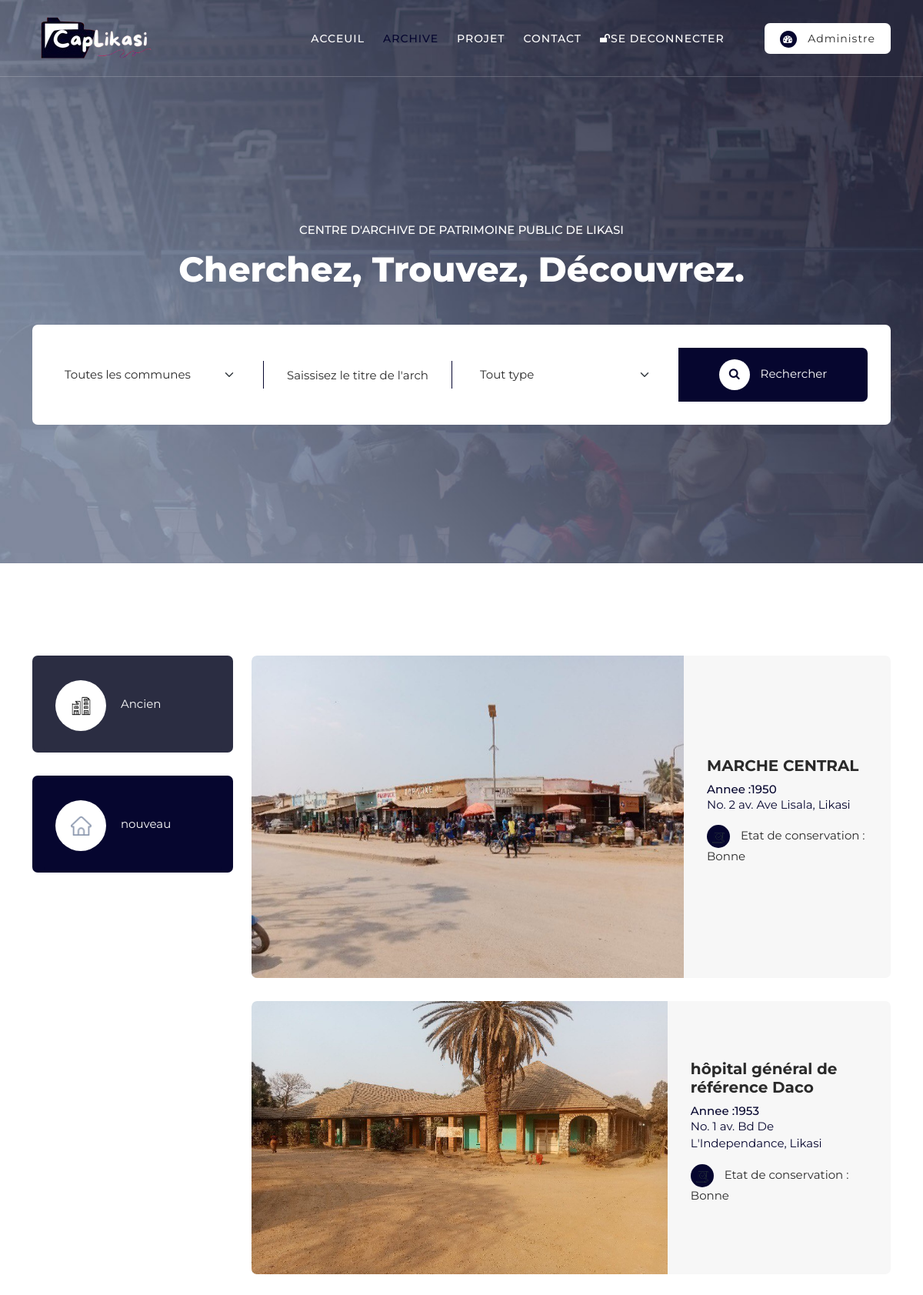
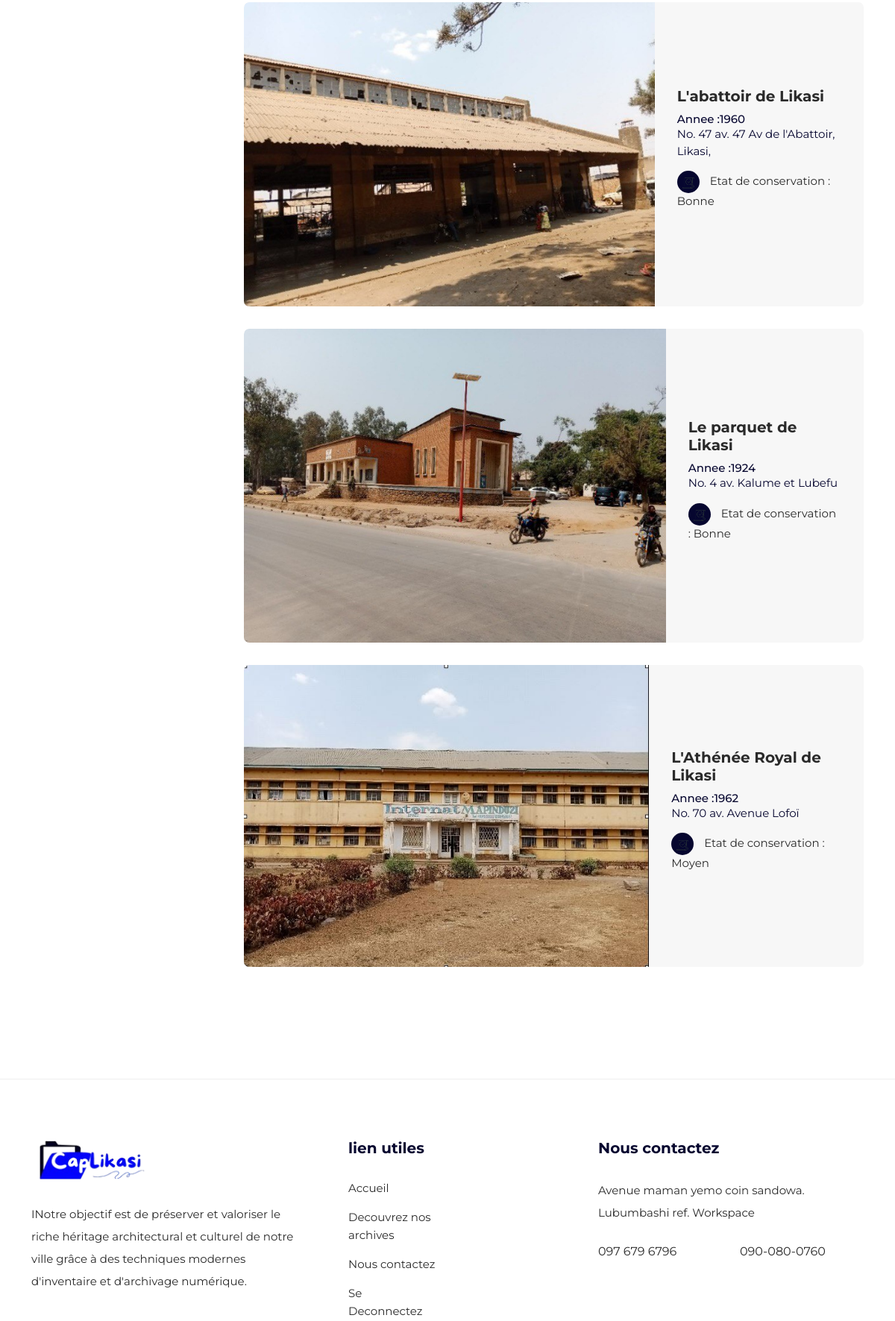
The app's page /archive-liste/ (signed in, upper part) with its own data (2 pictures, top to bottom).
### archive_app/models.py (models this page shows, shortened)
class Archive(models.Model):
    titre = models.CharField(max_length=100)
    date_creation = models.DateField(auto_now_add=True)
    archiviste = models.ForeignKey(Archivist, on_delete=models.CASCADE)
    historique = models.TextField(blank=True, null=True)
    patrimoine = models.OneToOneField(Patrimoine, on_delete=models.CASCADE)
    def get_absolute_url(self):
        return reverse("main_app:archive_detail", kwargs={"pk": self.pk})

class Patrimoine(models.Model):
    avenue = models.CharField(max_length=200)
    numero = models.IntegerField()
    commune = models.CharField(max_length=10, choices=COMMUNE_LIKASI)
    annee_construction = models.IntegerField(
        verbose_name="annee de construction", validators=[MinValueValidator(1700)], blank=True, null=True)
    architecte = models.CharField(max_length=100, blank=True, null=True)
    etat_conservation = models.CharField(max_length=15, choices=ETAT)
    affectation_actuel = models.CharField(max_length=200, blank=True, null=True )
    observation = models.CharField(max_length=200, default="aucunne obeservation", blank=True, null=True)
    type_construction = models.CharField(max_length=20, choices=TYPE_CONTRUCTION, blank=True, null=True)
    image = models.ImageField(upload_to="patrimoine/", blank=True, null=True)

### main_app/views.py (the view)
# urls.py: path('archive-liste/', tout_archive, name='tout_archive'),
@login_required(login_url='main_app:login_client')
def tout_archive(request):
    client = Client.objects.filter(user=request.user)
    archivist = Archivist.objects.filter(user=request.user)
    archives_a = Archive.objects.filter(patrimoine__type_construction="Ancienement")
    archives_n = Archive.objects.filter(patrimoine__type_construction="Nouvellement")
    is_archiviste = False
    search_form = Reseach_form()
    if client:
        user = client
    else:
        user = archivist
        is_archiviste = True
    context = {
        'user': user,
        'archive_a': archives_a,
        'archive_n': archives_n,
        'is_archiviste': is_archiviste,
        'search_form': search_form,
        'page_ac': "Archive"
    }
    return render(request, "all_archive.html", context)

### archive_app/forms.py
class Reseach_form(forms.Form):
    commune = forms.ChoiceField(choices=COMMUNE_LIKASI_S, widget=forms.Select(
        attrs={
            'class': 'form-select',
            'name': 'erea',
            'aria-label': "Area",
            'id': "chooseCategory",
            'onchange': "this.form.click()"
        }), required=False)
    type = forms.ChoiceField(choices=TYPE, widget=forms.Select(
        attrs={
            'class': 'form-select',
            'name': "price",
            'aria-label': "Tout type",
            'id':"chooseCategory",
            'onchange': "this.form.click()"
        }), required=False)
    titre = forms.CharField(widget=forms.TextInput(
        attrs={
            'type': "address",
            'name': "address",
            'class': "searchText",
            'placeholder': "Saissisez le titre de l'archive"
        }), required=False)

### main_app/templates/all_archive.html (shortened to what this page needs)
{% extends 'base.html' %}
{% load static %}
{% block bannier %}
  <div class="main-banner">
    <div class="container">
      <div class="row">
        <div class="col-lg-12">
          <div class="top-text header-text">
            <h6>Centre D'archive De patrimoine public de likasi</h6>
            <h2>Cherchez, trouvez, découvrez.</h2>
          </div>
        </div>
        <div class="col-lg-12">
          <form id="search-form" name="gs" method="get" role="search" action="{% url 'main_app:recherche_archive' %}">
            <div class="row">
              <div class="col-lg-3 align-self-center">
                  <fieldset>
                      {{ search_form.commune }}
                  </fieldset>
              </div>
              <div class="col-lg-3 align-self-center">
                  <fieldset>
                      {{ search_form.titre }}
                  </fieldset>
              </div>
              <div class="col-lg-3 align-self-center">
                  <fieldset>
                      {{ search_form.type }}
                  </fieldset>
              </div>
              <div class="col-lg-3">
                  <fieldset>
                      <button class="main-button"><i class="fa fa-search"></i> Rechercher </button>
                  </fieldset>
              </div>
            </div>
          </form>
        </div>
      </div>
    </div>
  </div>
{% endblock %}
{% block main_content %}
  <div class="listing-page">
    <div class="container">
      <div class="row">
        <div class="col-lg-12">
          <div class="naccs">
            <div class="grid">
              <div class="row">
                <div class="col-lg-3">
                  <div class="menu">
                    <div class="first-thumb active">
                      <div class="thumb">
                        <span class="icon"><img src="{% static 'images/search-icon-01.png' %}" alt=""></span>
                        Ancien
                      </div>
                    </div>
                    <div>
                      <div class="thumb">
                        <span class="icon"><img src="{% static 'images/search-icon-02.png' %}" alt=""></span>
                        nouveau
                      </div>
                    </div>
                  </div>
                </div>
                <div class="col-lg-9">
                  <ul class="nacc">
                    <li class="active">
                      <div>
                        <div class="col-lg-12">
                          <div class="owl-carousel owl-listing">
                                <div class="item">
                                  <div class="row">
                                    {% for aa in archive_a %}
                                    {% if aa.patrimoine.image %}
                                    <div class="col-lg-12">
                                      <div class="listing-item">
                                        <div class="left-image">
                                          <a href="#"><img src="{{ aa.patrimoine.image.url }}" alt=""></a>
                                        </div>
                                        <div class="right-content align-self-center">
                                          <h4>{{ aa.titre }}</h4>
                                          <h6>Annee :{{ aa.patrimoine.annee_construction }}</h6>
                                          <span class="details">No. {{ aa.patrimoine.numero }} av. {{ aa.patrimoine.avenue }}</span>
                                          <span class="price"><div class="icon"><img src="{% static 'images/listing-icon-heading.png' %}" alt=""></div> Etat de conservation : {{ aa.patrimoine.etat_conservation }}</span>
                                        </div>
                                      </div>
                                    </div>
                                    {% endif %}
                                    {% empty %}
                                      <div class="card justify-content-center align-content-center">
                                        <p class="text-center">Aucune archive n'est disponible pour le moment</p>
                                      </div>
                                    {% endfor %}
                                  </div>
                                </div>
                          </div>
                        </div>
                      </div>
                    </li>
                  </ul>
                </div>
              </div>
            </div>
          </div>
        </div>
      </div>
    </div>
  </div>
{% endblock %}

### templates/base.html (shortened to what this page needs)
{% load static %}
<!DOCTYPE html>
<html lang="fr">
  <head>
    <link href="{% static 'vendor/bootstrap/css/bootstrap.min.css' %}" rel="stylesheet">
    <link rel="stylesheet" href="{% static "css/fontawesome.css" %}">
    <link rel="stylesheet" href="{% static "css/templatemo-plot-listing.css" %}">
    <link rel="stylesheet" href="{% static "css/animated.css" %}">
    <link rel="stylesheet" href="{% static "css/owl.css" %}">
  </head>
<body>
  <header class="header-area header-sticky wow slideInDown" data-wow-duration="0.75s" data-wow-delay="0s">
    <div class="container">
      <div class="row">
        <div class="col-12">
          <nav class="main-nav">
            <a href="{% url 'main_app:home' %}" class="logo">
            </a>
            <ul class="nav">
              <li><a href="{% url "main_app:home" %}" class="{% if page_ac == "Accueil" %}active{% endif %}">Acceuil</a></li>
              <li><a href="{% url 'main_app:tout_archive' %}" class="{% if page_ac == "Archive" %}active{% endif %}">Archive</a></li>
              <li><a href="{% url 'main_app:projets' %}" class="{% if page_ac == "Projet" %}active{% endif %}">Projet</a></li>
              <li><a href="{% url 'main_app:contact' %}" class="{% if page_ac == "Contact" %}active{% endif %}">Contact</a></li>
              <li><a href="{% url 'main_app:logout_client' %}"><i class="fa fa-unlock"></i>Se deconnecter</a></li>
              {% if is_archiviste %}
              <li><div class="main-white-button"><a href="{% url 'archive_app:dashboard' %}"><i class="fa fa-dashboard"></i> Administre </a></div></li>
              {% endif %}
            </ul>
          </nav>
        </div>
      </div>
    </div>
  </header>
{% block bannier %}{% endblock %}
{% block main_content %}{% endblock %}
{% include 'footer_main.html' %}
</body>
</html>

### templates/footer_main.html (shortened to what this page needs)
{% load static %}
<footer id="footer">
    <div class="container">
      <div class="row">
        <div class="col-lg-4">
          <div class="about">
            <div class="logo">
              <img src="{% static 'images/black-logo.png' %}" alt="Plot Listing">
            </div>
            <p>INotre objectif est de préserver et valoriser le riche héritage architectural et culturel de notre ville grâce à des techniques modernes d'inventaire et d'archivage numérique.</p>
          </div>
        </div>
        <div class="col-lg-4">
          <div class="helpful-links">
            <h4>lien utiles</h4>
            <div class="row">
              <div class="col-lg-6 col-sm-6">
                <ul>
                  <li><a href="{% url 'main_app:home' %}">Accueil</a></li>
                  <li><a href="#">Decouvrez nos archives</a></li>
                  <li><a href="#">Nous contactez</a></li>
                  <li><a href="{% url 'main_app:logout_client' %}">Se Deconnectez</a></li>
                </ul>
              </div>
            </div>
          </div>
        </div>
        <div class="col-lg-4">
          <div class="contact-us">
            <h4>Nous contactez</h4>
            <p>Avenue maman yemo coin sandowa. Lubumbashi ref. Workspace</p>
            <div class="row">
              <div class="col-lg-6">
                <a href="#">097 679 6796</a>
              </div>
              <div class="col-lg-6">
                <a href="#">090-080-0760</a>
              </div>
            </div>
          </div>
        </div>
      </div>
    </div>
  </footer>

### records on screen
Archive: patrimoine.image (picture), titre "MARCHE CENTRAL", patrimoine.annee_construction "1950", patrimoine.numero "2", patrimoine.avenue "Ave Lisala, Likasi", patrimoine.etat_conservation "Bonne"
Archive: patrimoine.image (picture), titre "hôpital général de référence Daco", patrimoine.annee_construction "1953", patrimoine.numero "1", patrimoine.avenue "Bd De L'Independance, Likasi", patrimoine.etat_conservation "Bonne"
Archive: patrimoine.image (picture), titre "L'abattoir de Likasi", patrimoine.annee_construction "1960", patrimoine.numero "47", patrimoine.avenue "47 Av de l'Abattoir, Likasi,", patrimoine.etat_conservation "Bonne"
Archive: patrimoine.image (picture), titre "Le parquet de Likasi", patrimoine.annee_construction "1924", patrimoine.numero "4", patrimoine.avenue "Kalume et Lubefu", patrimoine.etat_conservation "Bonne"
Archive: patrimoine.image (picture), titre "L'Athénée Royal de Likasi", patrimoine.annee_construction "1962", patrimoine.numero "70", patrimoine.avenue "Avenue Lofoï", patrimoine.etat_conservation "Moyen"
